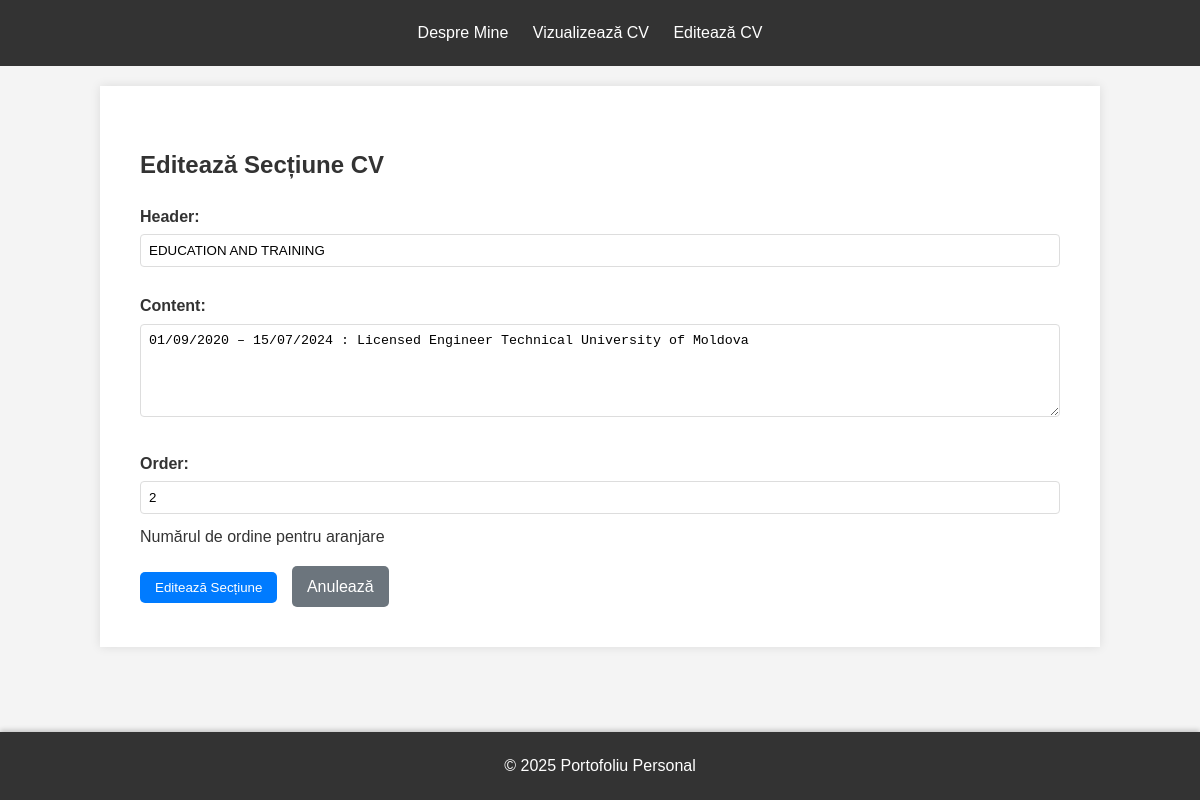
Page /edit-cv/edit/1/ on the committed database.
### portfolio/models.py (models this page shows, shortened)
class CVSection(models.Model):
    header = models.CharField(max_length=200)
    content = models.TextField()
    order = models.IntegerField(unique=True, help_text="Numărul de ordine pentru aranjare")
    class Meta:
        ordering = ['order'] # Asigură sortarea implicită după numărul de ordine

### portfolio/views.py (the view)
# urls.py: path('edit-cv/edit/<int:pk>/', views.edit_cv_section, name='edit_cv_section'),
def edit_cv_section(request, pk):
    section = get_object_or_404(CVSection, pk=pk)
    if request.method == 'POST':
        form = CVSectionForm(request.POST, instance=section)
        if form.is_valid():
            form.save()
            return redirect('edit_cv')
    else:
        form = CVSectionForm(instance=section)
    return render(request, 'portfolio/add_edit_cv_section.html', {'form': form, 'action': 'Editează'})

### portfolio/forms.py
class CVSectionForm(forms.ModelForm):
    class Meta:
        model = CVSection
        fields = ['header', 'content', 'order']
        widgets = {
            'header': forms.TextInput(attrs={'class': 'form-control'}),
            'content': forms.Textarea(attrs={'class': 'form-control', 'rows': 5}),
            'order': forms.NumberInput(attrs={'class': 'form-control'}),
        }

### portfolio/templates/portfolio/add_edit_cv_section.html (shortened to what this page needs)
{% extends 'portfolio/base.html' %}
{% block content %}
    <section class="form-section">
        <h2>{{ action }} Secțiune CV</h2>
        <form method="post">
            {{ form.as_p }}
            <button type="submit" class="btn">{{ action }} Secțiune</button>
            <a href="{% url 'edit_cv' %}" class="btn cancel-btn">Anulează</a>
        </form>
    </section>
{% endblock %}

### portfolio/static/css/style.css (style rules this page uses)
body { font-family: Arial, sans-serif; line-height: 1.6; margin: 0; padding: 0; background-color: #f4f4f4; color: #333; padding-bottom: 60px; }
.cv-section, .edit-cv-section, .form-section, .confirm-delete-section { padding: 20px; }
.btn { display: inline-block; background: #007bff; color: #fff; padding: 8px 15px; text-decoration: none; border-radius: 5px; transition: background-color 0.3s ease; border: none; cursor: pointer; }
.cancel-btn { background-color: #6c757d; }
.form-section label { display: block; margin-bottom: 5px; font-weight: bold; }
.form-section input[type="text"], .form-section input[type="number"], .form-section textarea { width: 100%; padding: 8px; margin-bottom: 10px; border: 1px solid #ddd; border-radius: 4px; box-sizing: border-box; }
.form-section button { margin-right: 10px; }

### rows in the picture
CVSection: header "EDUCATION AND TRAINING", content "01/09/2020 – 15/07/2024 : Licensed Engineer Technical University of Moldova", order "2"

### other values in the picture
{{ action }} "Editează"
